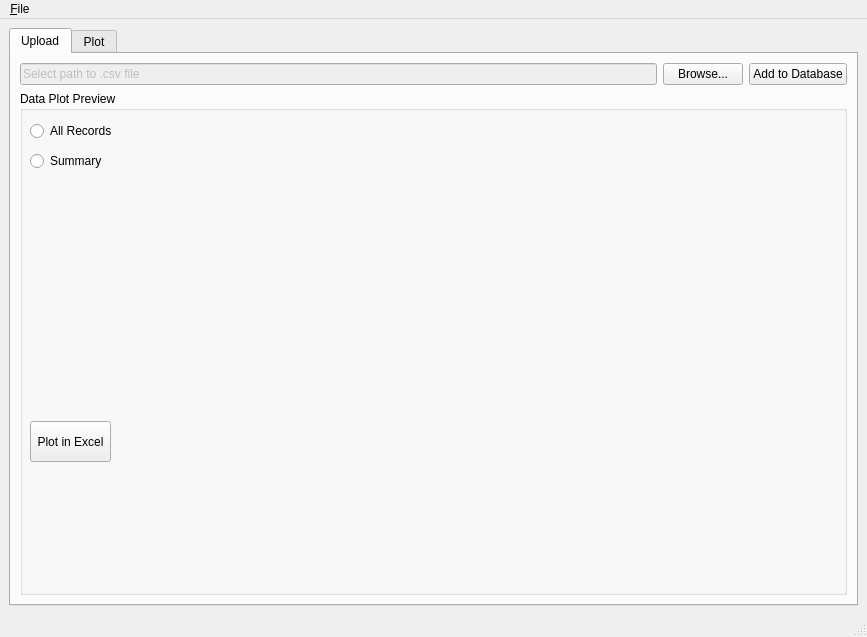
<?xml version="1.0" encoding="UTF-8"?>
<ui version="4.0">
 <class>LogPlot</class>
 <widget class="QMainWindow" name="LogPlot">
  <property name="geometry">
   <rect>
    <x>0</x>
    <y>0</y>
    <width>867</width>
    <height>637</height>
   </rect>
  </property>
  <property name="windowTitle">
   <string>LogPlot</string>
  </property>
  <widget class="QWidget" name="centralwidget">
   <layout class="QGridLayout" name="gridLayout_2">
    <item row="0" column="0">
     <layout class="QGridLayout" name="gridLayout">
      <item row="0" column="0">
       <widget class="QTabWidget" name="tabWidget">
        <property name="currentIndex">
         <number>0</number>
        </property>
        <widget class="QWidget" name="upload">
         <attribute name="title">
          <string>Upload</string>
         </attribute>
         <layout class="QGridLayout" name="gridLayout_3">
          <item row="0" column="0">
           <widget class="QLineEdit" name="filePath">
            <property name="enabled">
             <bool>false</bool>
            </property>
            <property name="text">
             <string>Select path to .csv file</string>
            </property>
            <property name="placeholderText">
             <string>Path to .csv file</string>
            </property>
           </widget>
          </item>
          <item row="0" column="1">
           <widget class="QPushButton" name="FileBrowseButton">
            <property name="text">
             <string>Browse...</string>
            </property>
           </widget>
          </item>
          <item row="0" column="2">
           <widget class="QPushButton" name="RecordButton">
            <property name="text">
             <string>Add to Database</string>
            </property>
           </widget>
          </item>
          <item row="1" column="0" colspan="3">
           <layout class="QGridLayout" name="uploadLayout">
            <item row="0" column="0">
             <widget class="QGroupBox" name="groupBox_2">
              <property name="title">
               <string>Data Plot Preview</string>
              </property>
              <widget class="QRadioButton" name="previewAll">
               <property name="geometry">
                <rect>
                 <x>10</x>
                 <y>30</y>
                 <width>95</width>
                 <height>20</height>
                </rect>
               </property>
               <property name="text">
                <string>All Records</string>
               </property>
              </widget>
              <widget class="QRadioButton" name="previewSummary">
               <property name="geometry">
                <rect>
                 <x>10</x>
                 <y>60</y>
                 <width>101</width>
                 <height>20</height>
                </rect>
               </property>
               <property name="text">
                <string>Summary</string>
               </property>
              </widget>
              <widget class="QPushButton" name="PlotExcelButton">
               <property name="geometry">
                <rect>
                 <x>10</x>
                 <y>330</y>
                 <width>81</width>
                 <height>41</height>
                </rect>
               </property>
               <property name="text">
                <string>Plot in Excel</string>
               </property>
              </widget>
             </widget>
            </item>
           </layout>
          </item>
         </layout>
        </widget>
        <widget class="QWidget" name="plot">
         <attribute name="title">
          <string>Plot</string>
         </attribute>
         <layout class="QGridLayout" name="gridLayout_5">
          <item row="0" column="0">
           <widget class="QLabel" name="label">
            <property name="maximumSize">
             <size>
              <width>182</width>
              <height>16777215</height>
             </size>
            </property>
            <property name="text">
             <string>Begin Date</string>
            </property>
            <property name="alignment">
             <set>Qt::AlignRight|Qt::AlignTrailing|Qt::AlignVCenter</set>
            </property>
           </widget>
          </item>
          <item row="0" column="1">
           <widget class="QDateEdit" name="beginDate"/>
          </item>
          <item row="0" column="2">
           <widget class="QLabel" name="label_2">
            <property name="text">
             <string>End Date</string>
            </property>
            <property name="alignment">
             <set>Qt::AlignRight|Qt::AlignTrailing|Qt::AlignVCenter</set>
            </property>
           </widget>
          </item>
          <item row="0" column="3">
           <widget class="QDateEdit" name="endDate"/>
          </item>
          <item row="1" column="0" colspan="4">
           <layout class="QGridLayout" name="plotLayout">
            <item row="0" column="0">
             <widget class="QGroupBox" name="groupBox">
              <property name="title">
               <string>Parameters to Plot:</string>
              </property>
              <widget class="QCheckBox" name="MinTempCheck">
               <property name="geometry">
                <rect>
                 <x>12</x>
                 <y>55</y>
                 <width>82</width>
                 <height>20</height>
                </rect>
               </property>
               <property name="text">
                <string>Min Temp</string>
               </property>
              </widget>
              <widget class="QCheckBox" name="MaxTempCheck">
               <property name="geometry">
                <rect>
                 <x>12</x>
                 <y>28</y>
                 <width>85</width>
                 <height>20</height>
                </rect>
               </property>
               <property name="text">
                <string>Max Temp</string>
               </property>
              </widget>
              <widget class="QCheckBox" name="AvgTempCheck">
               <property name="geometry">
                <rect>
                 <x>12</x>
                 <y>82</y>
                 <width>83</width>
                 <height>20</height>
                </rect>
               </property>
               <property name="text">
                <string>Avg Temp</string>
               </property>
              </widget>
              <widget class="QCheckBox" name="WaterLevelCheck">
               <property name="geometry">
                <rect>
                 <x>12</x>
                 <y>109</y>
                 <width>94</width>
                 <height>20</height>
                </rect>
               </property>
               <property name="text">
                <string>Water Level</string>
               </property>
              </widget>
              <widget class="QPushButton" name="plotButton">
               <property name="geometry">
                <rect>
                 <x>10</x>
                 <y>200</y>
                 <width>93</width>
                 <height>28</height>
                </rect>
               </property>
               <property name="text">
                <string>Plot</string>
               </property>
              </widget>
             </widget>
            </item>
           </layout>
          </item>
         </layout>
        </widget>
       </widget>
      </item>
     </layout>
    </item>
   </layout>
  </widget>
  <widget class="QMenuBar" name="menubar">
   <property name="geometry">
    <rect>
     <x>0</x>
     <y>0</y>
     <width>867</width>
     <height>26</height>
    </rect>
   </property>
   <widget class="QMenu" name="menu_File">
    <property name="title">
     <string>&amp;File</string>
    </property>
    <addaction name="action_Quit"/>
   </widget>
   <addaction name="menu_File"/>
  </widget>
  <widget class="QStatusBar" name="statusbar"/>
  <action name="action_Open">
   <property name="text">
    <string>&amp;Open...</string>
   </property>
  </action>
  <action name="action_Quit">
   <property name="text">
    <string>&amp;Quit</string>
   </property>
  </action>
 </widget>
 <resources/>
 <connections/>
</ui>
